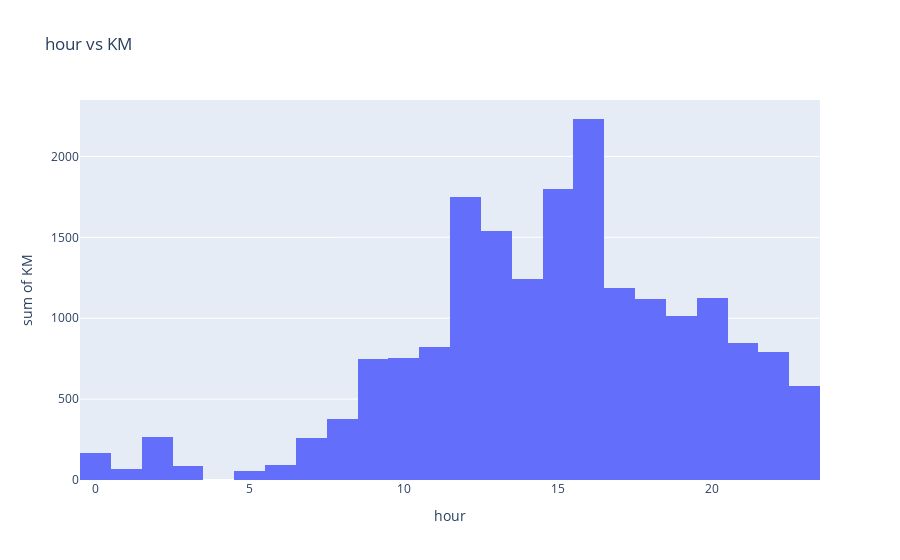

Notebook source saved alongside this figure:
### Code cell
explore('hour')

### Figure 1 — Plotly figure (JSON) as saved in the notebook; plotly's stock layout.template omitted (floating-point values rounded to 4 significant figures; data arrays with more than 128 entries replaced by an {"elided": "..."} marker saying what was removed)
{"data": [{"alignmentgroup": "True", "bingroup": "x", "histfunc": "sum", "hovertemplate": "hour=%{x}<br>sum of KM=%{y}<extra></extra>", "legendgroup": "", "marker": {"color": "#636efa", "pattern": {"shape": ""}}, "name": "", "offsetgroup": "", "orientation": "v", "showlegend": false, "type": "histogram", "x": {"elided": "1132 int values"}, "xaxis": "x", "y": {"elided": "1132 float values"}, "yaxis": "y"}], "layout": {"barmode": "relative", "legend": {"tracegroupgap": 0}, "title": {"text": "hour vs KM"}, "xaxis": {"anchor": "y", "domain": [0, 1], "title": {"text": "hour"}}, "yaxis": {"anchor": "x", "domain": [0, 1], "title": {"text": "sum of KM"}}}}
